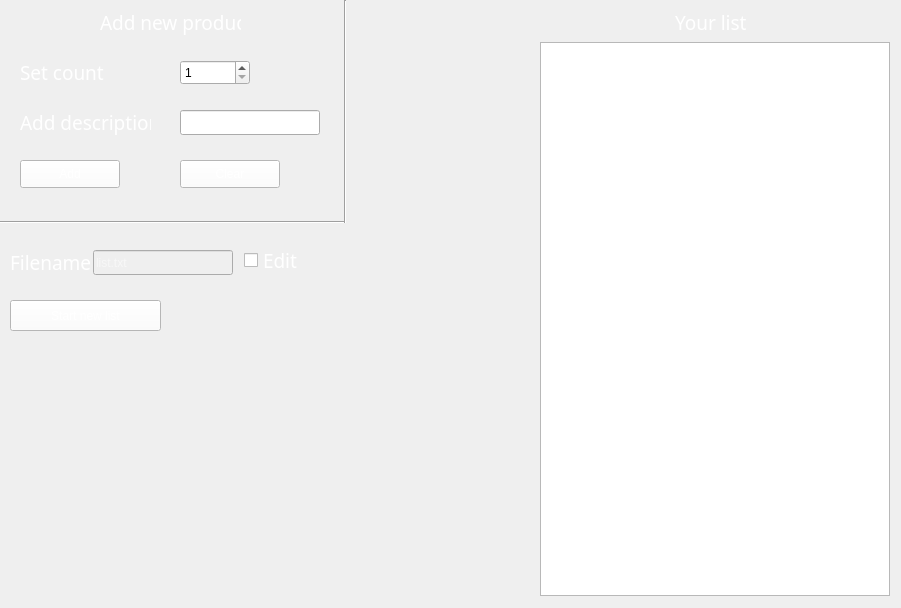
   <widget class="QWidget" name="Shopping_Lists_Widget" native="true">
    <property name="geometry">
     <rect>
      <x>190</x>
      <y>160</y>
      <width>901</width>
      <height>608</height>
     </rect>
    </property>
    <property name="styleSheet">
     <string notr="true">background-image: url(:/images/icons/fon_2_icon.png);</string>
    </property>
    <widget class="QTextBrowser" name="Product_Browser">
     <property name="geometry">
      <rect>
       <x>540</x>
       <y>42</y>
       <width>350</width>
       <height>554</height>
      </rect>
     </property>
     <property name="font">
      <font>
       <family>Calibri</family>
       <pointsize>14</pointsize>
       <weight>50</weight>
       <italic>false</italic>
       <bold>false</bold>
      </font>
     </property>
     <property name="styleSheet">
      <string notr="true">color: rgb(255, 255, 255);
font: 14pt &quot;Calibri&quot;;</string>
     </property>
    </widget>
    <widget class="QWidget" name="Add_Product" native="true">
     <property name="geometry">
      <rect>
       <x>0</x>
       <y>0</y>
       <width>346</width>
       <height>224</height>
      </rect>
     </property>
     <widget class="QPushButton" name="AddProduct">
      <property name="geometry">
       <rect>
        <x>20</x>
        <y>160</y>
        <width>100</width>
        <height>28</height>
       </rect>
      </property>
      <property name="autoFillBackground">
       <bool>false</bool>
      </property>
      <property name="styleSheet">
       <string notr="true">font: 14pt &quot;ISOCP&quot;;
background-color: rgb(255, 255, 255);
color: rgb(255, 255, 255);
</string>
      </property>
      <property name="text">
       <string>Add</string>
      </property>
      <property name="checkable">
       <bool>false</bool>
      </property>
      <property name="checked">
       <bool>false</bool>
      </property>
     </widget>
     <widget class="QLabel" name="label_23">
      <property name="geometry">
       <rect>
        <x>100</x>
        <y>10</y>
        <width>141</width>
        <height>25</height>
       </rect>
      </property>
      <property name="font">
       <font>
        <family>ISOCP</family>
        <pointsize>14</pointsize>
       </font>
      </property>
      <property name="styleSheet">
       <string notr="true">color: rgb(255, 255, 255);</string>
      </property>
      <property name="text">
       <string>Add new product</string>
      </property>
     </widget>
     <widget class="QLabel" name="label_24">
      <property name="geometry">
       <rect>
        <x>20</x>
        <y>110</y>
        <width>131</width>
        <height>25</height>
       </rect>
      </property>
      <property name="font">
       <font>
        <family>ISOCP</family>
        <pointsize>14</pointsize>
       </font>
      </property>
      <property name="styleSheet">
       <string notr="true">color: rgb(255, 255, 255);</string>
      </property>
      <property name="text">
       <string>Add description</string>
      </property>
     </widget>
     <widget class="QLineEdit" name="ProductName">
      <property name="geometry">
       <rect>
        <x>180</x>
        <y>110</y>
        <width>140</width>
        <height>25</height>
       </rect>
      </property>
      <property name="autoFillBackground">
       <bool>false</bool>
      </property>
      <property name="styleSheet">
       <string notr="true">font: 14pt &quot;ISOCP&quot;;
color: rgb(255, 255, 255);</string>
      </property>
     </widget>
     <widget class="QLabel" name="label_26">
      <property name="geometry">
       <rect>
        <x>20</x>
        <y>60</y>
        <width>91</width>
        <height>25</height>
       </rect>
      </property>
      <property name="font">
       <font>
        <family>ISOCP</family>
        <pointsize>14</pointsize>
       </font>
      </property>
      <property name="styleSheet">
       <string notr="true">color: rgb(255, 255, 255);</string>
      </property>
      <property name="text">
       <string>Set count</string>
      </property>
     </widget>
     <widget class="QSpinBox" name="ProductCount">
      <property name="geometry">
       <rect>
        <x>180</x>
        <y>60</y>
        <width>70</width>
        <height>25</height>
       </rect>
      </property>
      <property name="styleSheet">
       <string notr="true">font: 14pt &quot;Calibri&quot;;</string>
      </property>
      <property name="minimum">
       <number>1</number>
      </property>
      <property name="maximum">
       <number>1000</number>
      </property>
     </widget>
     <widget class="QPushButton" name="ClearProduct">
      <property name="geometry">
       <rect>
        <x>180</x>
        <y>160</y>
        <width>100</width>
        <height>28</height>
       </rect>
      </property>
      <property name="autoFillBackground">
       <bool>false</bool>
      </property>
      <property name="styleSheet">
       <string notr="true">font: 14pt &quot;ISOCP&quot;;
background-color: rgb(255, 255, 255);
color: rgb(255, 255, 255);
</string>
      </property>
      <property name="text">
       <string>Clear</string>
      </property>
      <property name="checkable">
       <bool>false</bool>
      </property>
      <property name="checked">
       <bool>false</bool>
      </property>
     </widget>
     <widget class="Line" name="line_5">
      <property name="geometry">
       <rect>
        <x>0</x>
        <y>221</y>
        <width>347</width>
        <height>2</height>
       </rect>
      </property>
      <property name="styleSheet">
       <string notr="true">border-image: url(:/images/icons/done_icon.png);</string>
      </property>
      <property name="orientation">
       <enum>Qt::Horizontal</enum>
      </property>
     </widget>
     <widget class="Line" name="line_6">
      <property name="geometry">
       <rect>
        <x>344</x>
        <y>0</y>
        <width>2</width>
        <height>223</height>
       </rect>
      </property>
      <property name="styleSheet">
       <string notr="true">border-image: url(:/images/icons/done_icon.png);</string>
      </property>
      <property name="orientation">
       <enum>Qt::Vertical</enum>
      </property>
     </widget>
    </widget>
    <widget class="QLabel" name="label_25">
     <property name="geometry">
      <rect>
       <x>675</x>
       <y>10</y>
       <width>80</width>
       <height>25</height>
      </rect>
     </property>
     <property name="font">
      <font>
       <family>ISOCP</family>
       <pointsize>14</pointsize>
      </font>
     </property>
     <property name="styleSheet">
      <string notr="true">color: rgb(255, 255, 255);</string>
     </property>
     <property name="text">
      <string>Your list</string>
     </property>
    </widget>
    <widget class="QCheckBox" name="Product_Enable_Edit_Filename">
     <property name="enabled">
      <bool>true</bool>
     </property>
     <property name="geometry">
      <rect>
       <x>244</x>
       <y>250</y>
       <width>70</width>
       <height>21</height>
      </rect>
     </property>
     <property name="font">
      <font>
       <family>ISOCP</family>
       <pointsize>14</pointsize>
      </font>
     </property>
     <property name="styleSheet">
      <string notr="true">color: rgb(255, 255, 255);</string>
     </property>
     <property name="text">
      <string>Edit</string>
     </property>
     <property name="checked">
      <bool>false</bool>
     </property>
     <property name="tristate">
      <bool>false</bool>
     </property>
    </widget>
    <widget class="QLabel" name="label_27">
     <property name="geometry">
      <rect>
       <x>10</x>
       <y>250</y>
       <width>81</width>
       <height>25</height>
      </rect>
     </property>
     <property name="font">
      <font>
       <family>ISOCP</family>
       <pointsize>14</pointsize>
      </font>
     </property>
     <property name="styleSheet">
      <string notr="true">color: rgb(255, 255, 255);</string>
     </property>
     <property name="text">
      <string>Filename:</string>
     </property>
    </widget>
    <widget class="QLineEdit" name="ProductList_Filename">
     <property name="enabled">
      <bool>false</bool>
     </property>
     <property name="geometry">
      <rect>
       <x>93</x>
       <y>250</y>
       <width>140</width>
       <height>25</height>
      </rect>
     </property>
     <property name="autoFillBackground">
      <bool>false</bool>
     </property>
     <property name="styleSheet">
      <string notr="true">font: 14pt &quot;ISOCP&quot;;
color: rgb(255, 255, 255);</string>
     </property>
     <property name="text">
      <string/>
     </property>
     <property name="placeholderText">
      <string>list.txt</string>
     </property>
    </widget>
    <widget class="QPushButton" name="Products_Start_New_List">
     <property name="geometry">
      <rect>
       <x>10</x>
       <y>300</y>
       <width>151</width>
       <height>31</height>
      </rect>
     </property>
     <property name="autoFillBackground">
      <bool>false</bool>
     </property>
     <property name="styleSheet">
      <string notr="true">font: 14pt &quot;ISOCP&quot;;
background-color: rgb(255, 255, 255);
color: rgb(255, 255, 255);
</string>
     </property>
     <property name="text">
      <string>Start new list</string>
     </property>
     <property name="checkable">
      <bool>false</bool>
     </property>
     <property name="checked">
      <bool>false</bool>
     </property>
    </widget>
   </widget>
